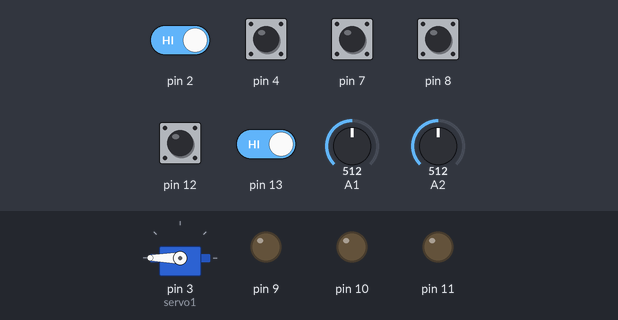
Bench run of a sketch on a simulated Arduino Uno, built with avr-gcc and run on an emulated ATmega328P. Parts: servo, output pins drawn as LEDs (lit = HIGH). The test bench sets the inputs (shaded band); at power-on: pin 2, pin 4, pin 7, pin 8, pin 12, pin 13 HIGH, A2 = 512, A1 = 512. Random numbers use the default seed unless the sketch sets one; what the sketch prints to the serial monitor is not drawn.

Above: at 1.2 s.
1.3 s: pin 2 driven LOW
At 1.7 s:
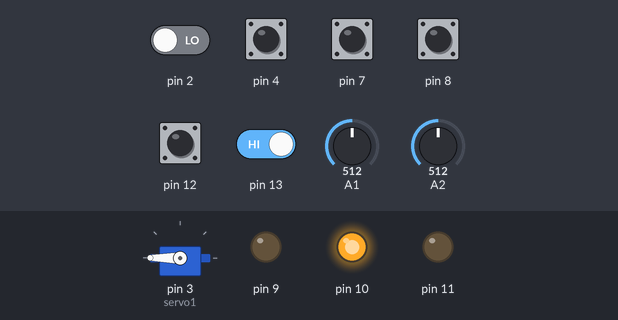
At 2.3 s:
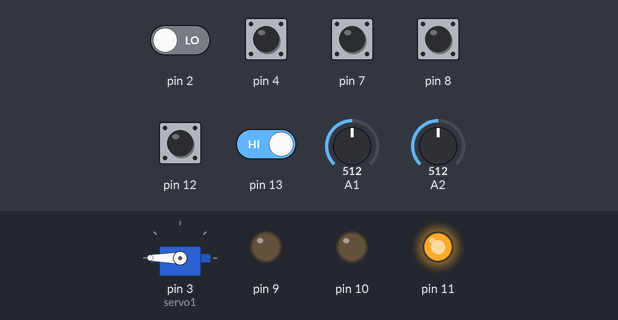
4.3 s: A2 set to 356
7.3 s: A2 set to 338
At 9.58 s:
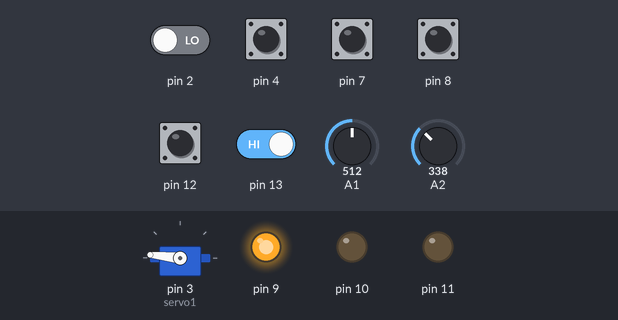
10.3 s: pin 2 driven HIGH
13.3 s: pin 13 driven LOW
At 14.6 s:
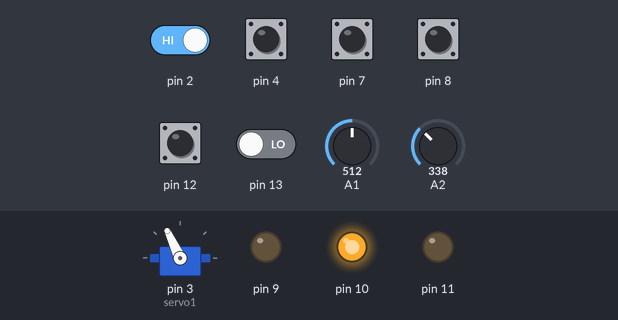
16.3 s: pin 13 driven HIGH
Timing chart, 0 to 22.2 s (numbered marks = the images above; inputs shaded):
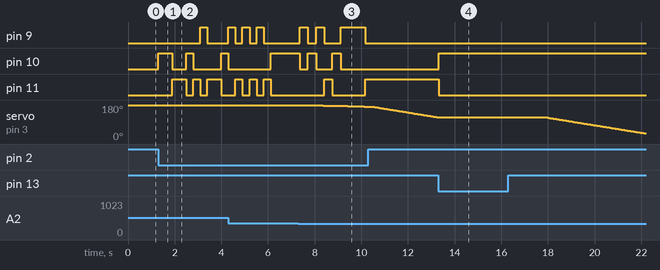

Measured:
- the behaviour switches between 350 and 349 on A2 (found by bisection; images 2 and 3)
- after the input at 1.3 s, pin 9: LOW → HIGH after 1.8 s, → LOW 0.30 s later; pin 10: goes HIGH 0.60 s, LOW 0.60 s, HIGH 0.30 s, LOW 1.2 s, then HIGH, starting at once; pin 11: goes HIGH 0.60 s, LOW 0.30 s, HIGH 0.30 s, LOW 0.30 s, HIGH 0.60 s, then LOW, starting after 0.60 s
- after the input at 7.3 s, servo on pin 3 (servo1): moves from 180° to 172° over 2.5 s, starting after 0.36 s
- after the input at 13.3 s, pin 10: LOW → HIGH at once; pin 11: HIGH → LOW at once

The sketch:

MAC_MIO_MIDI_and_non_Mozzi.ino
```cpp
#include <Servo.h>

int IRVal;
int servoVal = 180;
Servo servo1;
int var;
int noteON = 144;
int noteOFF = 128;

void setup() {
  Serial.begin(31250);
  pinMode(2,INPUT);
  pinMode(4,INPUT);
  pinMode(7,INPUT);
  pinMode(8,INPUT);
  pinMode(9,OUTPUT);
  pinMode(10,OUTPUT);
  pinMode(11,OUTPUT);
  pinMode(13,INPUT);
}

void loop() {

  servo1.attach(3);
  IRVal = analogRead(A2);
  servo1.write(servoVal);
  if (IRVal < 350 && IRVal > 100){
    if (servoVal > 30){
      servoVal = servoVal - 1;
      delay(50);
    }
  }
  if (IRVal < 600 && IRVal > 350){
    if (servoVal < 180){
      servoVal = servoVal + 1;
      delay(50);
    }
  }

  if (digitalRead(2) == LOW){
    analogWrite(9,0);
    analogWrite(10,0);
    analogWrite(11,0);
    analogWrite(random(9,12),255);
    var = analogRead(A1);
    var = map(var,0,1023,-39,39);
    MIDImessage(noteON, 60 + var, 127);
    delay(300);
    MIDImessage(noteOFF, 0, 0);
  }

  if (digitalRead(4) == LOW){
    analogWrite(9,0);
    analogWrite(10,0);
    analogWrite(11,0);
    analogWrite(random(9,12),255);
    var = analogRead(A1);
    var = map(var,0,1023,-39,39);
    MIDImessage(noteON, 62 + var, 127);
    delay(300);
    MIDImessage(noteOFF, 0, 0);
  }

  if (digitalRead(7) == LOW){
    analogWrite(9,0);
    analogWrite(10,0);
    analogWrite(11,0);
    analogWrite(random(9,12),255);
    var = analogRead(A1);
    var = map(var,0,1023,-39,39);
    MIDImessage(noteON, 64 + var, 127);
    delay(300);
    MIDImessage(noteOFF, 0, 0);
  }

  if (digitalRead(8) == LOW){
    analogWrite(9,0);
    analogWrite(10,0);
    analogWrite(11,0);
    analogWrite(random(9,12),255);
    var = analogRead(A1);
    var = map(var,0,1023,-39,39);
    MIDImessage(noteON, 65 + var, 127);
    delay(300);
    MIDImessage(noteOFF, 0, 0);
  }

  if (digitalRead(12) == LOW){
    analogWrite(9,0);
    analogWrite(10,0);
    analogWrite(11,0);
    analogWrite(random(9,12),255);
    var = analogRead(A1);
    var = map(var,0,1023,-39,39);
    MIDImessage(noteON, 67 + var, 127);
    delay(300);
    MIDImessage(noteOFF, 0, 0);
  }

  if (digitalRead(13) == LOW){
    analogWrite(9,0);
    analogWrite(10,0);
    analogWrite(11,0);
    analogWrite(random(9,12),255);
    var = analogRead(A1);
    var = map(var,0,1023,-39,39);
    MIDImessage(noteON, 60 + var, 127);
    delay(300);
    MIDImessage(noteOFF, 0, 0);
    delay(200);
    MIDImessage(noteON, 62 + var, 127);
    delay(300);
    MIDImessage(noteOFF, 0, 0);
    delay(200);
    MIDImessage(noteON, 64 + var, 127);
    delay(300);
    MIDImessage(noteOFF, 0, 0);
    delay(200);
    MIDImessage(noteON, 65 + var, 127);
    delay(300);
    MIDImessage(noteOFF, 0, 0);
    delay(200);
    MIDImessage(noteON, 67 + var, 127);
    delay(300);
    MIDImessage(noteOFF, 0, 0);
  }
}

void MIDImessage(int command, int MIDInote, int MIDIservoVal) {
  Serial.write(command);
  Serial.write(MIDInote);
  Serial.write(MIDIservoVal);
}
```
